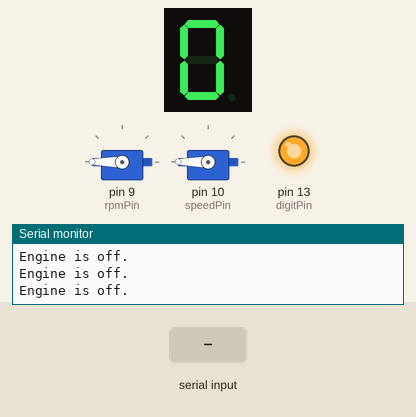
Recording of a sketch running on a simulated Arduino Uno, built with avr-gcc and run on an emulated ATmega328P. Parts: 1-digit seven-segment display, 2 × servo, output pins drawn as LEDs (lit = HIGH), the last lines printed to the serial monitor. Wiring (inferred from the names in the program): 1-digit 7-segment display, segments lit when HIGH: segments pin 2, pin 3, pin 4, pin 5, pin 6, pin 7, pin 8, pin 12. The test bench sets the inputs (shaded band). The segment pins are drawn as the display they are named for; pins used as bus, display or sensor lines are not drawn.

Above: at 6.2 s.
6.3 s: "200\n" received over Serial
At 6.51 s:
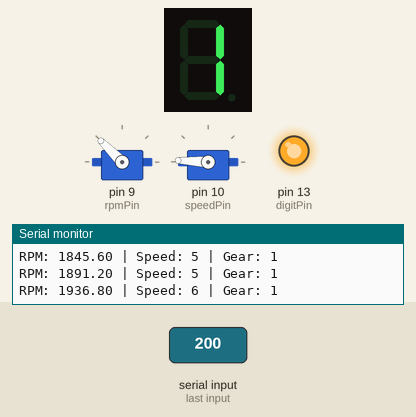
At 7.83 s:
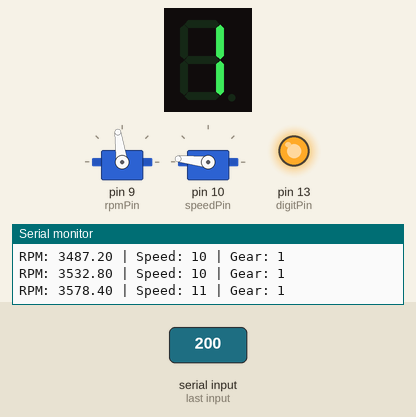
8.8 s: "0\n" received over Serial
11.8 s: "200\n" received over Serial
At 12.65 s:
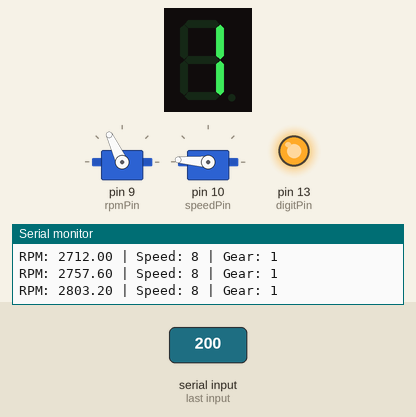
17.3 s: "30,150\n" received over Serial
19.8 s: "1\n" received over Serial
Timing chart, 0 to 24.3 s (numbered marks = the images above; inputs shaded):
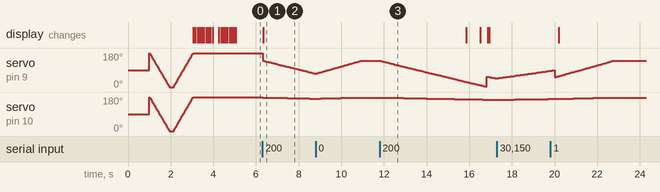

The sketch:

engineDashboardSimulation.ino
```cpp
#include <Servo.h>

Servo servoRPM;
const int rpmPin = 9;
Servo servoSpeed;
const int speedPin = 10;

const int digitPin = 13;
const int SEG_A = 2;
const int SEG_B = 3;
const int SEG_C = 4;
const int SEG_D = 5;
const int SEG_E = 6;
const int SEG_F = 7;
const int SEG_G = 8;

const int ledPin = 12;

const long blinkInterval = 100;
long lastBlinkTime = 0;
int ledState = LOW;

bool engineIsRunning = false;

float rpm = 1800.0;
int speed = 0;
int gear = 1;
int throttleValue = -1;

const float gearRatios[] = {1.0, 0.7, 0.49, 0.343, 0.2401, 0.16807};

const float THROTTLE_CONSTANT = 60.0;
const float OVERDRIVE_CONSTANT = 0.0031;
const float UPSHIFT_RPM_MULTIPLIER = 0.7;
const float DOWNSHIFT_RPM_MULTIPLIER = 1.42857;

void clearDisplay();
void displayZero();
void displayOne();
void displayTwo();
void displayThree();
void displayFour();
void displayFive();
void displaySix();
void displaySeven();
void displayEight();
void displayNine();
void startupSequence();

void setup() {
  Serial.begin(9600);

  pinMode(SEG_A, OUTPUT);
  pinMode(SEG_B, OUTPUT);
  pinMode(SEG_C, OUTPUT);
  pinMode(SEG_D, OUTPUT);
  pinMode(SEG_E, OUTPUT);
  pinMode(SEG_F, OUTPUT);
  pinMode(SEG_G, OUTPUT);

  pinMode(digitPin, OUTPUT);
  digitalWrite(digitPin, HIGH);

  pinMode(ledPin, OUTPUT);

  servoRPM.attach(rpmPin);
  servoSpeed.attach(speedPin);

  startupSequence();
}

void loop() {
  if (Serial.available() > 0) {
    throttleValue = Serial.parseInt();
    while (Serial.available() > 0) {
      Serial.read();
    }
  }

  if (throttleValue >= 0) {
    engineIsRunning = true;
  } else {
    engineIsRunning = false;
  }

  if (engineIsRunning) {
    if (gear == 0) {
      gear = 1;
    }

    int mappedGas = constrain(map(throttleValue, 0, 255, -87, 122), -87, 122);
    rpm += (float)(mappedGas * gearRatios[gear - 1] * THROTTLE_CONSTANT) / 100.0;
    rpm = constrain(rpm, 1800, 10000);

    if (rpm > 7500) {
      if (millis() - lastBlinkTime >= blinkInterval) {
        lastBlinkTime = millis();

        if (ledState == LOW) {
          ledState = HIGH;
        } else {
          ledState = LOW;
        }

        digitalWrite(ledPin, ledState);
      }
    } else if (rpm >= 6500) {
      digitalWrite(ledPin, HIGH);
      ledState = HIGH;
    } else {
      digitalWrite(ledPin, LOW);
      ledState = LOW;
    }

    if (rpm >= 8000 && gear < 6) {
      gear++;
      rpm *= UPSHIFT_RPM_MULTIPLIER;
    } else if (rpm <= 4000 && gear > 1) {
      gear--;
      rpm *= DOWNSHIFT_RPM_MULTIPLIER;
    }

    speed = rpm / gearRatios[gear - 1] * OVERDRIVE_CONSTANT;

    int rpmAngle = map(rpm, 0, 8000, 180, 0);
    servoRPM.write(rpmAngle);

    int speedAngle = map(speed, 0, 300, 180, 0);
    servoSpeed.write(speedAngle);

    Serial.print("RPM: ");
    Serial.print(rpm);
    Serial.print(" | Speed: ");
    Serial.print(speed);
    Serial.print(" | Gear: ");
    Serial.println(gear);

    switch (gear) {
      case 0:
        displayZero();
        break;
      case 1:
        displayOne();
        break;
      case 2:
        displayTwo();
        break;
      case 3:
        displayThree();
        break;
      case 4:
        displayFour();
        break;
      case 5:
        displayFive();
        break;
      case 6:
        displaySix();
        break;
      default:
        clearDisplay();
        break;
    }
  } else {
    rpm = 0;
    speed = 0;
    gear = 0;
    servoRPM.write(180);
    servoSpeed.write(180);
    displayZero();
    Serial.println("Engine is off.");
  }
}

void startupSequence() {
  delay(1000);
  Serial.println("Starting servo sweep 180-0");
  for (int angle = 180; angle >= 0; angle -= 1) {
    servoRPM.write(angle);
    servoSpeed.write(angle);
    delay(5);
  }
  delay(200);

  Serial.println("Starting servo sweep 0-180");
  for (int angle = 0; angle <= 180; angle += 1) {
    servoRPM.write(angle);
    servoSpeed.write(angle);
    delay(5);
  }

  digitalWrite(ledPin, HIGH);
  Serial.println("Starting display count up 0-9");
  for (int i = 0; i <= 9; i++) {
    switch (i) {
      case 0: displayZero(); break;
      case 1: displayOne(); break;
      case 2: displayTwo(); break;
      case 3: displayThree(); break;
      case 4: displayFour(); break;
      case 5: displayFive(); break;
      case 6: displaySix(); break;
      case 7: displaySeven(); break;
      case 8: displayEight(); break;
      case 9: displayNine(); break;
    }
    delay(100);
  }
  delay(100);

  Serial.println("Starting display count down 9-1");
  for (int i = 9; i >= 1; i--) {
    switch (i) {
      case 0: displayZero(); break;
      case 1: displayOne(); break;
      case 2: displayTwo(); break;
      case 3: displayThree(); break;
      case 4: displayFour(); break;
      case 5: displayFive(); break;
      case 6: displaySix(); break;
      case 7: displaySeven(); break;
      case 8: displayEight(); break;
      case 9: displayNine(); break;
    }
    delay(100);
  }
  digitalWrite(ledPin, LOW);
}

void clearDisplay() {
  digitalWrite(SEG_A, LOW);
  digitalWrite(SEG_B, LOW);
  digitalWrite(SEG_C, LOW);
  digitalWrite(SEG_D, LOW);
  digitalWrite(SEG_E, LOW);
  digitalWrite(SEG_F, LOW);
  digitalWrite(SEG_G, LOW);
}

void displayZero() {
  digitalWrite(SEG_A, HIGH);
  digitalWrite(SEG_B, HIGH);
  digitalWrite(SEG_C, HIGH);
  digitalWrite(SEG_D, HIGH);
  digitalWrite(SEG_E, HIGH);
  digitalWrite(SEG_F, HIGH);
  digitalWrite(SEG_G, LOW);
}

void displayOne() {
  digitalWrite(SEG_A, LOW);
  digitalWrite(SEG_B, HIGH);
  digitalWrite(SEG_C, HIGH);
  digitalWrite(SEG_D, LOW);
  digitalWrite(SEG_E, LOW);
  digitalWrite(SEG_F, LOW);
  digitalWrite(SEG_G, LOW);
}

void displayTwo() {
  digitalWrite(SEG_A, HIGH);
  digitalWrite(SEG_B, HIGH);
  digitalWrite(SEG_C, LOW);
  digitalWrite(SEG_D, HIGH);
  digitalWrite(SEG_E, HIGH);
  digitalWrite(SEG_F, LOW);
  digitalWrite(SEG_G, HIGH);
}

void displayThree() {
  digitalWrite(SEG_A, HIGH);
  digitalWrite(SEG_B, HIGH);
  digitalWrite(SEG_C, HIGH);
  digitalWrite(SEG_D, HIGH);
  digitalWrite(SEG_E, LOW);
  digitalWrite(SEG_F, LOW);
  digitalWrite(SEG_G, HIGH);
}

void displayFour() {
  digitalWrite(SEG_A, LOW);
  digitalWrite(SEG_B, HIGH);
  digitalWrite(SEG_C, HIGH);
  digitalWrite(SEG_D, LOW);
  digitalWrite(SEG_E, LOW);
  digitalWrite(SEG_F, HIGH);
  digitalWrite(SEG_G, HIGH);
}

void displayFive() {
  digitalWrite(SEG_A, HIGH);
  digitalWrite(SEG_B, LOW);
  digitalWrite(SEG_C, HIGH);
  digitalWrite(SEG_D, HIGH);
  digitalWrite(SEG_E, LOW);
  digitalWrite(SEG_F, HIGH);
  digitalWrite(SEG_G, HIGH);
}

void displaySix() {
  digitalWrite(SEG_A, HIGH);
  digitalWrite(SEG_B, LOW);
  digitalWrite(SEG_C, HIGH);
  digitalWrite(SEG_D, HIGH);
  digitalWrite(SEG_E, HIGH);
  digitalWrite(SEG_F, HIGH);
  digitalWrite(SEG_G, HIGH);
}

void displaySeven() {
  digitalWrite(SEG_A, HIGH);
  digitalWrite(SEG_B, HIGH);
  digitalWrite(SEG_C, HIGH);
  digitalWrite(SEG_D, LOW);
  digitalWrite(SEG_E, LOW);
  digitalWrite(SEG_F, LOW);
  digitalWrite(SEG_G, LOW);
}

void displayEight() {
  digitalWrite(SEG_A, HIGH);
  digitalWrite(SEG_B, HIGH);
  digitalWrite(SEG_C, HIGH);
  digitalWrite(SEG_D, HIGH);
  digitalWrite(SEG_E, HIGH);
  digitalWrite(SEG_F, HIGH);
  digitalWrite(SEG_G, HIGH);
}

void displayNine() {
  digitalWrite(SEG_A, HIGH);
  digitalWrite(SEG_B, HIGH);
  digitalWrite(SEG_C, HIGH);
  digitalWrite(SEG_D, HIGH);
  digitalWrite(SEG_E, LOW);
  digitalWrite(SEG_F, HIGH);
  digitalWrite(SEG_G, HIGH);
}
```

Measured:
- after the input at 6.3 s, servo on pin 9 (rpmPin): moves from 180° to 71° over 2.5 s, starting at once; servo on pin 10 (speedPin): moves from 180° to 171° over 2.5 s, starting at once; the display: changes after 0.05 s (image 1)
- after the input at 11.8 s, servo on pin 10 (speedPin): moves from 177° to 165° over 4.7 s, starting after 0.37 s
